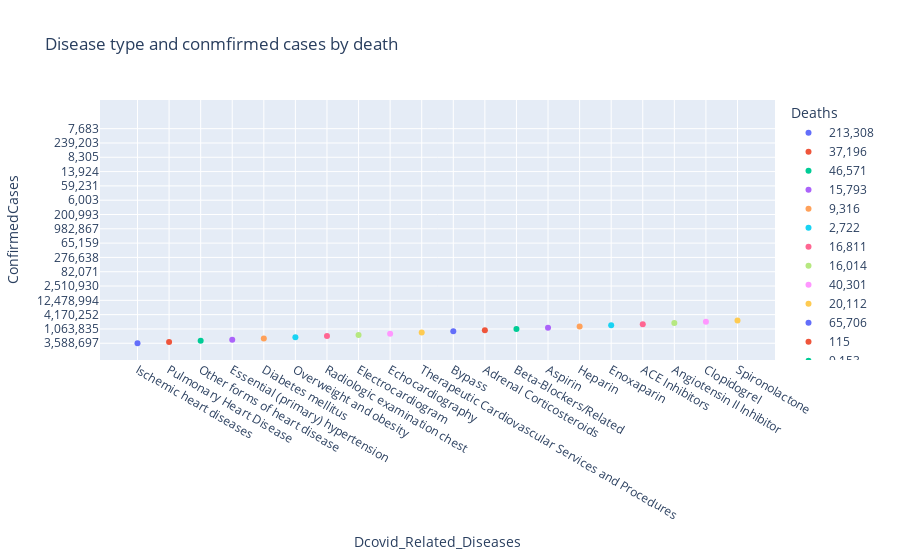

Notebook cell for this chart:
### Code cell
fig = px.scatter(Covid, x="Dcovid_Related_Diseases", y="ConfirmedCases", color="Deaths", title="Disease type and conmfirmed cases by death")
(figsize:=(12,6))
fig.show()
